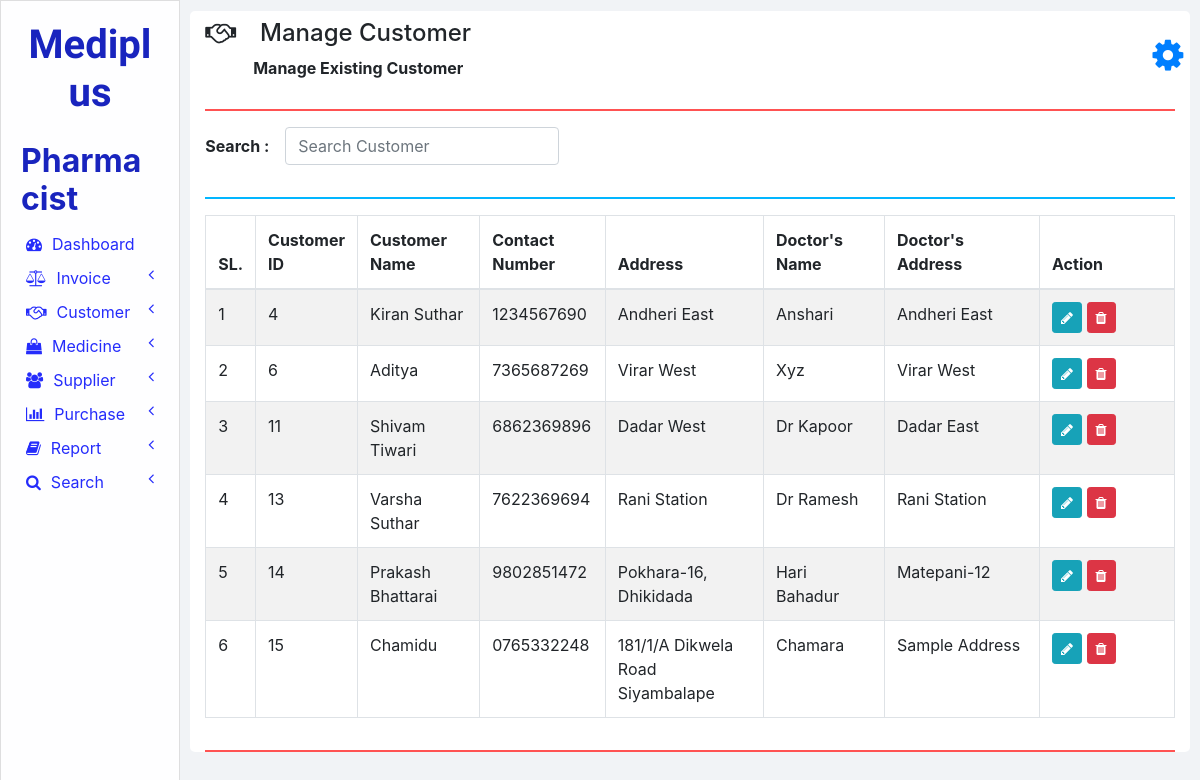
Page /Roles/Pharmacist/manage_customer.php on the committed database.
### tables this page shows
CREATE TABLE `customers` (
  `ID` int(11) NOT NULL,
  `NAME` varchar(20) NOT NULL,
  `CONTACT_NUMBER` varchar(10) NOT NULL,
  `ADDRESS` varchar(100) NOT NULL,
  `DOCTOR_NAME` varchar(20) NOT NULL,
  `DOCTOR_ADDRESS` varchar(100) NOT NULL
);

### Roles/Pharmacist/php/manage_customer.php (the view, shortened to what this page needs)
<?php
  function showCustomers($id) {
    require "db_connection.php";
    if($con) {
      $seq_no = 0;
      $query = "SELECT * FROM customers";
      $result = mysqli_query($con, $query);
      while($row = mysqli_fetch_array($result)) {
        $seq_no++;
        if($row['ID'] == $id)
          showEditOptionsRow($seq_no, $row);
        else
          showCustomerRow($seq_no, $row);
      }
    }
  }
  function showCustomerRow($seq_no, $row) {
    ?>
    <tr>
      <td><?php echo $seq_no; ?></td>
      <td><?php echo $row['ID'] ?></td>
      <td><?php echo $row['NAME']; ?></td>
      <td><?php echo $row['CONTACT_NUMBER']; ?></td>
      <td><?php echo $row['ADDRESS']; ?></td>
      <td><?php echo $row['DOCTOR_NAME']; ?></td>
      <td><?php echo $row['DOCTOR_ADDRESS']; ?></td>
      <td>
        <button href="" class="btn btn-info btn-sm" onclick="editCustomer(<?php echo $row['ID']; ?>);">
          <i class="fa fa-pencil"></i>
        </button>
        <button class="btn btn-danger btn-sm" onclick="deleteCustomer(<?php echo $row['ID']; ?>);">
          <i class="fa fa-trash"></i>
        </button>
      </td>
    </tr>
    <?php
  }
  ?>

### Roles/Pharmacist/manage_customer.php (shortened to what this page needs)
<!DOCTYPE html>
<html lang="en" dir="ltr">
  <head>
    <link rel="stylesheet" href="bootstrap/css/bootstrap.min.css">
    <link rel="stylesheet" href="https://use.fontawesome.com/releases/v5.3.1/css/all.css">
    <link rel="stylesheet" href="https://cdnjs.cloudflare.com/ajax/libs/font-awesome/4.7.0/css/font-awesome.min.css">
    <link rel="stylesheet" href="css/sidenav.css">
    <link rel="stylesheet" href="css/home.css">
  </head>
  <body style="max-height: 100%;">
    <div class="container-fluid">
      <div class="container">
        <?php
          require "php/header.php";
          createHeader('handshake', 'Manage Customer', 'Manage Existing Customer');
        ?>
        <div class="row">
          <div class="col-md-12 form-group form-inline">
            <label class="font-weight-bold" for="">Search :&emsp;</label>
            <input type="text" class="form-control" id="" placeholder="Search Customer" onkeyup="searchCustomer(this.value);">
          </div>
          <div class="col col-md-12">
            <hr class="col-md-12" style="padding: 0px; border-top: 2px solid  #02b6ff;">
          </div>
          <div class="col col-md-12 table-responsive">
            <div class="table-responsive">
            	<table class="table table-bordered table-striped table-hover">
            		<thead>
            			<tr>
            				<th style="width: 2%;">SL.</th>
                    <th style="width: 10%;">Customer ID</th>
            				<th style="width: 13%;">Customer Name</th>
                    <th style="width: 13%;">Contact Number</th>
                    <th style="width: 17%;">Address</th>
                    <th style="width: 13%;">Doctor's Name</th>
                    <th style="width: 17%;">Doctor's Address</th>
                    <th style="width: 15%;">Action</th>
            			</tr>
            		</thead>
            		<tbody id="customers_div">
                  <?php
                    require 'php/manage_customer.php';
                    showCustomers(0);
                  ?>
            		</tbody>
            	</table>
            </div>
          </div>
        </div>
        <hr style="border-top: 2px solid #ff5252;">
      </div>
    </div>
  </body>
</html>

### Roles/Pharmacist/php/header.php
<?php
  function createHeader($icon, $heading, $sub_heading) {
    echo '
    <section class="row content-header">
      <div class="header-title col-md-11">
        <p class="h4 pt-2"><i class="fa fa-'.$icon.'"></i>&emsp;'.$heading.'</p>
        &emsp;&emsp;&emsp;<small class="font-weight-bold h6">'.$sub_heading.'</small>
      </div>
      <div class="col-md-1 user_options">
        <button class="col col-md-1 m-3" onclick="showOptions();">
          <i class="fa fa-gear"></i>
        </button>
        <div id="mark"><i class="fa fa-play fa-rotate-270"></i></div>
        <ul id="options" class="options list-unstyled" style="display: none;">
          <li>
            <a href="my_profile.php"><i class="fa fa-user"></i><span>My Profile</span></a>
          </li>
          <li>
            <a href="change_password.php"><i class="fa fa-edit"></i><span>Change Password</span></a>
          </li>
          <li>
            <a href="logout.php"><i class="fa fa-key"></i><span>Logout</span></a>
          </li>
        </ul>
      </div>
    </section>
    <hr style="border-top: 2px solid #ff5252;">
    ';
  }
?>

### Roles/Pharmacist/css/sidenav.css (style rules this page uses)
body { background-color: #f1f3f6; }
.sidenav { width: 15%; height: 100vh; background-color: #ffffff; position: fixed; z-index: 1; flex: 1 0 auto; }
.card { width: 100%; height: 100%; top: 0; border-radius: 0; background-color: #fefeff; }
.logo .logo-caption { font-family: 'Poiret One', cursive; color: #ffffff; text-align: center; margin-bottom: 25px; }
.logo .tweak { color: #1924be; font-weight: bold; }
.main-menu-item { padding: 5px 5px; cursor: pointer; }
.main-menu-item > a { color: #252cfb; text-decoration: none; font-size: 16px; }
.main-menu-item > a > span { margin-left: 10px; }

### Roles/Pharmacist/css/home.css (style rules this page uses)
html, body { height: 100vh; }
.container-fluid { margin-left: 15%; width: 85%; background: #f1f3f6; padding: 1px 0 0 0; flex: 1 0 auto; }
.container { margin: 0; max-width: 98%; margin: 1%; background-color: #ffffff; border-radius: 5px; }
.user_options button { max-width: 50px; max-height: 50px; font-size: 36px; background-color: #ffffff; color: #007FFF; border: none; outline: none; }

### rows in the picture
customers: seq_no "1", ID "4", NAME "Kiran Suthar", CONTACT_NUMBER "1234567690", ADDRESS "Andheri East", DOCTOR_NAME "Anshari", DOCTOR_ADDRESS "Andheri East"
customers: seq_no "2", ID "6", NAME "Aditya", CONTACT_NUMBER "7365687269", ADDRESS "Virar West", DOCTOR_NAME "Xyz", DOCTOR_ADDRESS "Virar West"
customers: seq_no "3", ID "11", NAME "Shivam Tiwari", CONTACT_NUMBER "6862369896", ADDRESS "Dadar West", DOCTOR_NAME "Dr Kapoor", DOCTOR_ADDRESS "Dadar East"
customers: seq_no "4", ID "13", NAME "Varsha Suthar", CONTACT_NUMBER "7622369694", ADDRESS "Rani Station", DOCTOR_NAME "Dr Ramesh", DOCTOR_ADDRESS "Rani Station"
customers: seq_no "5", ID "14", NAME "Prakash Bhattarai", CONTACT_NUMBER "9802851472", ADDRESS "Pokhara-16, Dhikidada", DOCTOR_NAME "Hari Bahadur", DOCTOR_ADDRESS "Matepani-12"
customers: seq_no "6", ID "15", NAME "Chamidu", CONTACT_NUMBER "0765332248", ADDRESS "181/1/A Dikwela Road Siyambalape", DOCTOR_NAME "Chamara", DOCTOR_ADDRESS "Sample Address"

### other values in the picture
$heading "Manage Customer"
$sub_heading "Manage Existing Customer"
